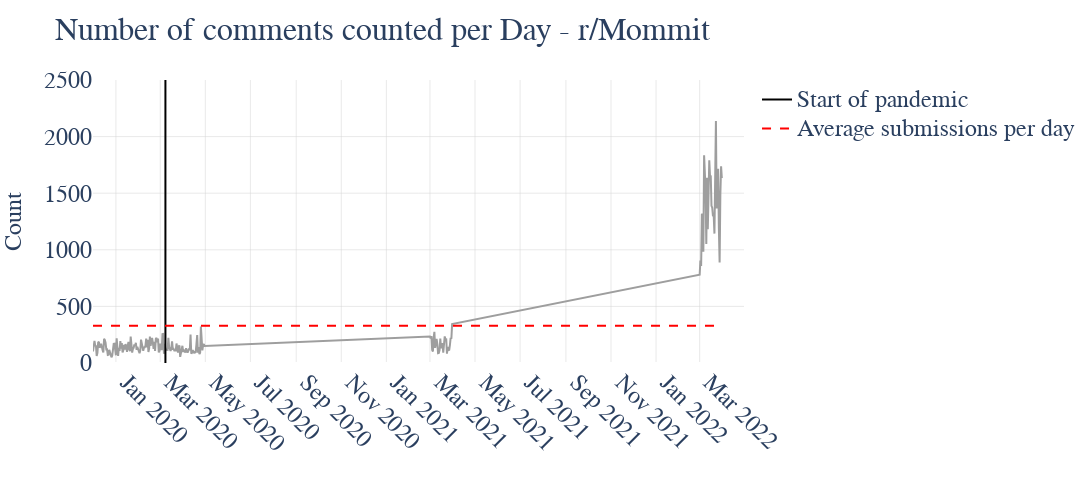

This figure's notebook cell:
### Code cell
# drop 0 rows for months with no information
day_m_comments_clean = day_m_comments_clean[day_m_comments_clean['count'] != 0]

graph_over_time(day_m_comments_clean, average_m_comments_clean, "r/Mommit", y1=2500, range_y=2500, category="comments")

### Figure 1 — Plotly figure (JSON) as saved in the notebook; plotly's stock layout.template omitted (floating-point values rounded to 4 significant figures; data arrays with more than 128 entries replaced by an {"elided": "..."} marker saying what was removed)
{"data": [{"hovertemplate": "date_time=%{x}<br>count=%{y}<extra></extra>", "legendgroup": "", "line": {"color": "rgb(158, 158, 158)", "dash": "solid"}, "marker": {"symbol": "circle"}, "mode": "lines", "name": "", "orientation": "v", "showlegend": false, "type": "scatter", "x": {"elided": "214 str values"}, "xaxis": "x", "y": {"elided": "214 int values"}, "yaxis": "y"}, {"marker": {"color": "black", "size": 10}, "mode": "lines", "name": "<span style='font-size: 24px;'>Start of pandemic</span>", "showlegend": true, "type": "scatter", "x": [null], "y": [null]}, {"line": {"color": "red", "dash": "dash", "width": 2}, "mode": "lines", "name": "<span style='font-size: 24px;'>Average submissions per day</span>", "showlegend": true, "type": "scatter", "x": [null], "y": [null]}], "layout": {"height": 500, "legend": {"font": {"family": "Calibri", "size": 20}, "title": {"font": {"size": 14}, "text": ""}, "tracegroupgap": 0}, "margin": {"b": 50, "l": 50, "r": 50, "t": 80}, "plot_bgcolor": "white", "shapes": [{"line": {"color": "black", "width": 2}, "name": "Start of pandemic", "type": "line", "x0": "2020-03-08", "x1": "2020-03-08", "y0": 0, "y1": 2500}, {"line": {"color": "red", "dash": "dash", "width": 2}, "name": "Average submissions per day", "type": "line", "x0": "2019-12-01T00:00:00", "x1": "2022-03-31T00:00:00", "y0": 328.3, "y1": 328.3}], "title": {"font": {"family": "Calibri", "size": 32}, "text": "Number of comments counted per Day - r/Mommit"}, "width": 1200, "xaxis": {"anchor": "y", "domain": [0, 1], "dtick": "M2", "gridcolor": "lightgrey", "gridwidth": 0.5, "range": ["2019-12-01", "2022-04-30"], "showgrid": true, "tickangle": 45, "tickfont": {"family": "Calibri", "size": 24}, "ticklabelmode": "period", "title": {"font": {"family": "Calibri", "size": 24}, "text": ""}}, "yaxis": {"anchor": "x", "domain": [0, 1], "gridcolor": "lightgrey", "gridwidth": 0.5, "range": [0, 2500], "showgrid": true, "tickfont": {"family": "Calibri", "size": 24}, "title": {"font": {"family": "Calibri", "size": 24}, "text": "Count"}}}}
